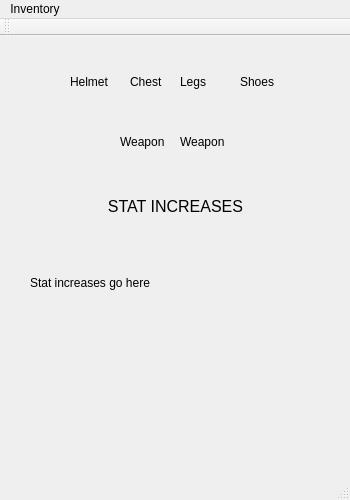
<?xml version="1.0" encoding="UTF-8"?>
<ui version="4.0">
 <class>MainWindow</class>
 <widget class="QMainWindow" name="MainWindow">
  <property name="geometry">
   <rect>
    <x>0</x>
    <y>0</y>
    <width>350</width>
    <height>500</height>
   </rect>
  </property>
  <property name="minimumSize">
   <size>
    <width>350</width>
    <height>500</height>
   </size>
  </property>
  <property name="windowTitle">
   <string>MainWindow</string>
  </property>
  <widget class="QWidget" name="centralWidget">
   <widget class="QLabel" name="label_2">
    <property name="geometry">
     <rect>
      <x>180</x>
      <y>20</y>
      <width>51</width>
      <height>51</height>
     </rect>
    </property>
    <property name="text">
     <string>Legs</string>
    </property>
   </widget>
   <widget class="QLabel" name="label_3">
    <property name="geometry">
     <rect>
      <x>180</x>
      <y>80</y>
      <width>51</width>
      <height>51</height>
     </rect>
    </property>
    <property name="text">
     <string>Weapon</string>
    </property>
   </widget>
   <widget class="QLabel" name="label_4">
    <property name="geometry">
     <rect>
      <x>70</x>
      <y>20</y>
      <width>47</width>
      <height>51</height>
     </rect>
    </property>
    <property name="text">
     <string>Helmet</string>
    </property>
   </widget>
   <widget class="QLabel" name="label_5">
    <property name="geometry">
     <rect>
      <x>120</x>
      <y>80</y>
      <width>51</width>
      <height>51</height>
     </rect>
    </property>
    <property name="text">
     <string>Weapon</string>
    </property>
   </widget>
   <widget class="QLabel" name="label_6">
    <property name="geometry">
     <rect>
      <x>130</x>
      <y>20</y>
      <width>47</width>
      <height>51</height>
     </rect>
    </property>
    <property name="text">
     <string>Chest</string>
    </property>
   </widget>
   <widget class="QLabel" name="label_7">
    <property name="geometry">
     <rect>
      <x>240</x>
      <y>20</y>
      <width>51</width>
      <height>51</height>
     </rect>
    </property>
    <property name="text">
     <string>Shoes</string>
    </property>
   </widget>
   <widget class="QLabel" name="label">
    <property name="geometry">
     <rect>
      <x>10</x>
      <y>150</y>
      <width>331</width>
      <height>41</height>
     </rect>
    </property>
    <property name="text">
     <string>&lt;html&gt;&lt;head/&gt;&lt;body&gt;&lt;p align=&quot;center&quot;&gt;&lt;span style=&quot; font-size:12pt;&quot;&gt;STAT INCREASES&lt;/span&gt;&lt;/p&gt;&lt;/body&gt;&lt;/html&gt;</string>
    </property>
   </widget>
   <widget class="QLabel" name="label_8">
    <property name="geometry">
     <rect>
      <x>30</x>
      <y>240</y>
      <width>281</width>
      <height>51</height>
     </rect>
    </property>
    <property name="text">
     <string>&lt;html&gt;&lt;head/&gt;&lt;body&gt;&lt;p&gt;Stat increases go here&lt;/p&gt;&lt;p&gt;&lt;br/&gt;&lt;/p&gt;&lt;/body&gt;&lt;/html&gt;</string>
    </property>
   </widget>
  </widget>
  <widget class="QMenuBar" name="menuBar">
   <property name="geometry">
    <rect>
     <x>0</x>
     <y>0</y>
     <width>350</width>
     <height>21</height>
    </rect>
   </property>
   <widget class="QMenu" name="menuInventory">
    <property name="title">
     <string>Inventory</string>
    </property>
   </widget>
   <addaction name="menuInventory"/>
  </widget>
  <widget class="QToolBar" name="mainToolBar">
   <attribute name="toolBarArea">
    <enum>TopToolBarArea</enum>
   </attribute>
   <attribute name="toolBarBreak">
    <bool>false</bool>
   </attribute>
  </widget>
  <widget class="QStatusBar" name="statusBar"/>
 </widget>
 <layoutdefault spacing="6" margin="11"/>
 <resources/>
 <connections/>
</ui>
